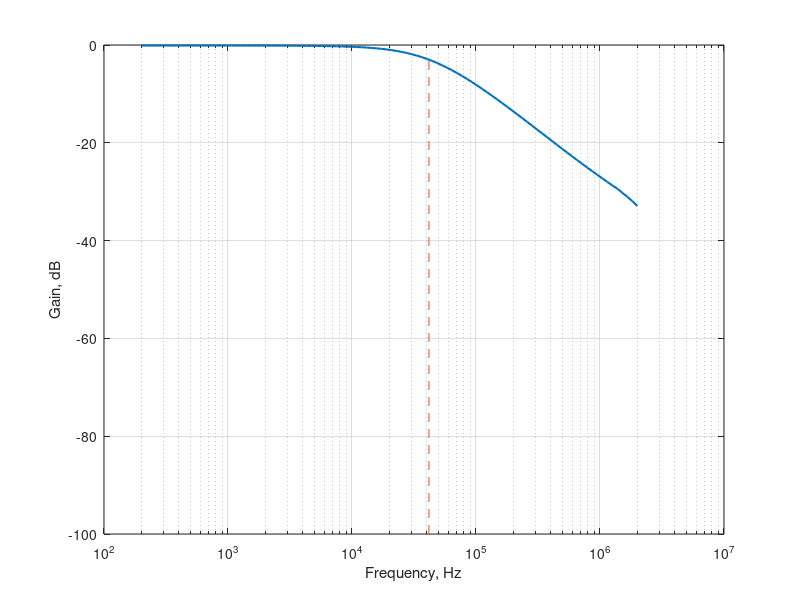

MATLAB code to generate this figure:
% ECE 342 - Cameron Sullivan - Lab Task 1 Experimental Graphs

close all;

% Array = csvread('TZA_experimental_f_response.csv');
Array = csvread('TZA_experimental_f_response_FINAL.csv');
frequency = Array(:,1);
dB_gain = Array(:,2);

semilogx(frequency, dB_gain, 'linewidth', 1.5);
% title('TZA Frequency Response - R_{2} = 150k\Omega');
ylabel('Gain, dB');
xlabel('Frequency, Hz');
hold on;
grid on;

f3db = interp1(dB_gain,frequency,-3)

line([f3db f3db], [-100 -3],'linestyle', '--');